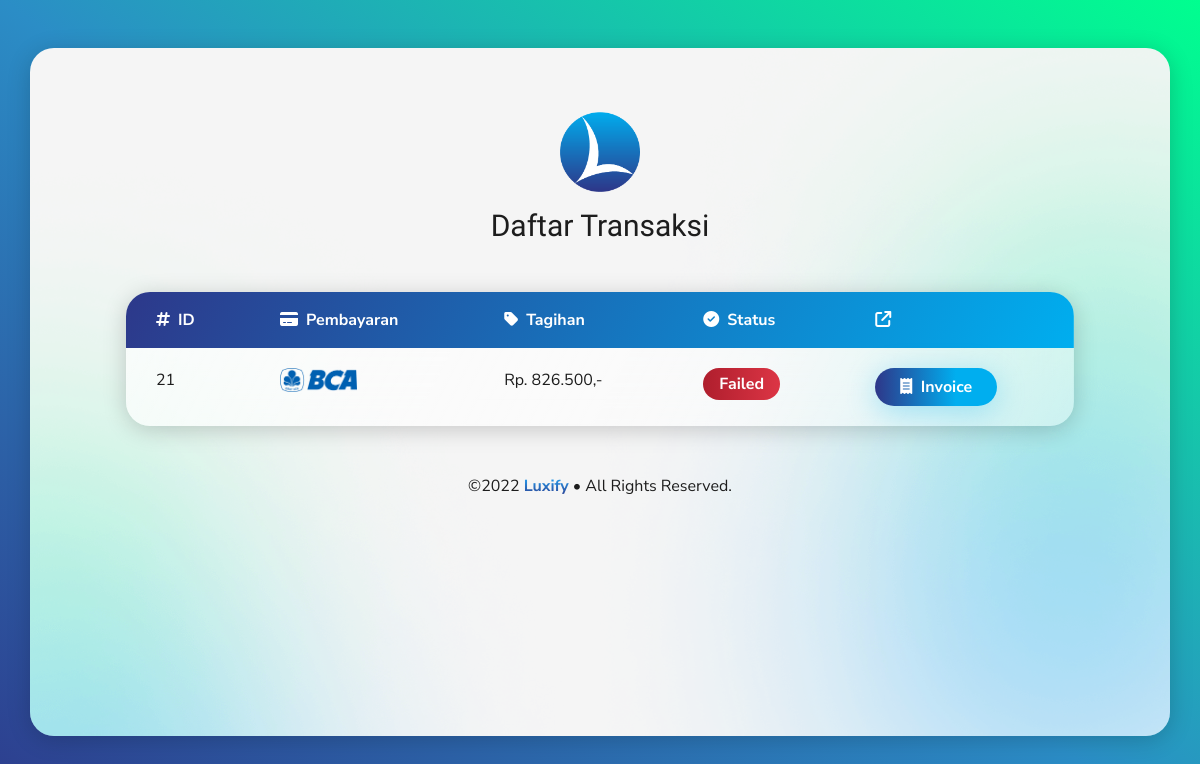
/transactions/index.php (signed in), run on the app's committed database.
### tables this page shows
CREATE TABLE `transactions` (
  `id` bigint(20) NOT NULL,
  `payment` varchar(50) NOT NULL,
  `status` varchar(25) NOT NULL,
  `user_id` bigint(20) NOT NULL,
  `address_id` bigint(20) NOT NULL
);

### transactions/index.php (the view, shortened to what this page needs)
<?php
require_once '../connection.php';
$userid = $_SESSION['id'];
$sql =   "SELECT
            transactions.id AS 'transactionID',
            transactions.payment,
            transactions.status,
            products.price,
            (
               SELECT
                  CASE
                     WHEN carts.weights = '50 ml' THEN (products.price)
                     WHEN carts.weights = '100 ml' THEN (products.price * 2)
                     WHEN carts.weights = '150 ml' THEN (products.price * 3)
                     ELSE 'X'
                  END
            ) AS 'cartPrice',
            carts.weights,
            carts.quantity,
            (
               (
                  SELECT
                     CONVERT(cartPrice, SIGNED)
               ) * carts.quantity
            ) AS 'subTotal',
            carts.product_id,
            products.name,
            SUM(
               (
                  SELECT
                     CONVERT(cartPrice, SIGNED)
               ) * carts.quantity
            ) AS 'totalBeli',
            IF(
               SUM((SELECT CONVERT(cartPrice, SIGNED)) * carts.quantity) > 500000,
               CONVERT((SUM((SELECT CONVERT(cartPrice, SIGNED)) * carts.quantity) - SUM((SELECT CONVERT(cartPrice, SIGNED)) * carts.quantity) * (5/100)), SIGNED),
               CONVERT((SUM((SELECT CONVERT(cartPrice, SIGNED)) * carts.quantity)), SIGNED)
            ) AS 'totalTagihan'
            FROM
               `transactions`
               INNER JOIN `carts` ON transactions.id = carts.transaction_id
               INNER JOIN `products` ON carts.product_id = products.id
            WHERE
               transactions.user_id = $userid
            GROUP BY
               transactionID;
         ";
$result = mysqli_query($conn, $sql);
$rows = [];
while ($row = mysqli_fetch_assoc($result)) {
   $rows[] = $row;
}
?>
<!doctype html>
<html lang="en">
<head>
   <link href="https://cdn.jsdelivr.net/npm/bootstrap@5.2.0-beta1/dist/css/bootstrap.min.css" rel="stylesheet">
   <link rel="stylesheet" href="../styles/main.css">
   <link rel="stylesheet" href="../styles/transaction.css">
</head>
<body>
   <section>
      <div class="container">
         <div class="row main-container my-5 px-0">
            <div class="col-12 daftar-barang-container">
               <a href="../">
                  <img src="../assets/images/luxify-logo.png" alt="" width="80" class="d-block mx-auto my-3">
               </a>
               <h2 class="text-center">Daftar Transaksi</h2>
               <div class="table-responsive-lg my-5">
                  <table class="table table-borderless table-daftar-barang">
                     <thead>
                        <tr>
                           <th><i class="fa-solid fa-hashtag"></i>&ensp;ID</th>
                           <th><i class="fa-solid fa-credit-card"></i>&ensp;Pembayaran</th>
                           <th><i class="fa-solid fa-tag"></i>&ensp;Tagihan</th>
                           <th><i class="fa-solid fa-circle-check"></i>&ensp;Status</th>
                           <th><i class="fa-solid fa-arrow-up-right-from-square"></i></th>
                        </tr>
                     </thead>
                     <tbody>
                        <?php foreach ($rows as $transactions) : ?>
                           <tr>
                              <th><?= $transactions['transactionID']; ?></th>
                              <td>
                                 <?php
                                 if ($transactions['payment'] == 'bca') {
                                    echo '<img src="../assets/images/logo-bank-bca.png" alt="" height="24" class="d-block">';
                                 } else if ($transactions['payment'] == 'mandiri') {
                                    echo '<img src="../assets/images/logo-bank-mandiri.png" alt="" height="24" class="d-block">';
                                 } else if ($transactions['payment'] == 'cod') {
                                    echo '<img src="../assets/images/icon-cod.png" alt="" height="34" class="d-block">';
                                 } else {
                                    echo "-";
                                 }
                                 ?>
                              </td>
                              <td>Rp. <?= number_format($transactions['totalTagihan'], 0, ',', '.'); ?>,-</td>
                              <td>
                                 <div class="status-transaksi bg-status bg-yellow" onload="aturStatus(this, '<?= $transactions['status']; ?>');">
                                    <?= ucwords($transactions['status']); ?>
                                 </div>
                              </td>
                              <td>
                                 <a href="invoice.php?id=<?= $transactions['transactionID']; ?>" class="btn btn-details px-4">
                                    <i class="fa-solid fa-receipt"></i>
                                    &nbsp;Invoice
                                 </a>
                              </td>
                           </tr>
                        <?php endforeach; ?>
                     </tbody>
                  </table>
               </div>
               <div class="copyright text-center">
                  &copy;2022 <span>Luxify</span> &bull; All Rights Reserved.
               </div>
            </div>
         </div>
      </div>
   </section>
</body>
</html>

### styles/main.css (style rules this page uses)
body { background: #F5F5F5 url("../assets/images/bg-blur.png") repeat center top; background-size: cover; color: #1d1d1d; }

### styles/transaction.css (style rules this page uses)
body { background: linear-gradient(to right top, #2D388A 0%, #2B8DC6 50%, #00FF8F 100%); font-family: 'Nunito Sans', sans-serif; min-height: 100vh; }
.main-container { min-height: 86vh; border: 0; border-radius: 24px; box-shadow: 0px 4px 24px -1px rgba(0, 0, 0, 0.2); overflow: hidden; }
h2 { color: #1d1d1d; font-family: 'Maven Pro', sans-serif; font-size: 30px; }
.btn-details { background-image: linear-gradient(to right, #2D388A, #00AEEF, #00AEEF, #2D388A); background-position: left; background-size: 200%; border-radius: 32px; box-shadow: 0 6px 30px 0px rgba(0, 174, 239, 0.3); color: white; font-family: 'Nunito Sans', sans-serif; font-size: 16px; font-weight: 700; transition: all 0.3s ease-in-out; }
.bg-status { width: fit-content; background-color: red; border-radius: 30px; font-weight: bold; padding: 4px 16px; }
.bg-red { background: linear-gradient(to right, #af1e2d, #dc3545); color: white; }
.daftar-barang-container { background: #f5f5f5 url('../assets/images/bg-blur-3.png') repeat-y !important; background-size: cover !important; padding: 48px 96px; }
.table-daftar-barang { box-shadow: 0px 4px 24px -1px rgba(0, 0, 0, 0.2); backdrop-filter: blur(30px); border: 0px !important; border-radius: 24px; border-left: 2px solid rgba(255, 255, 255, 0.4); color: #1d1d1d !important; font-size: 16px; overflow: hidden; }
.table-daftar-barang thead { background-color: rgba(255, 255, 255, .16); }
.table-daftar-barang thead th { padding: 16px 30px 16px !important; }
.table-daftar-barang thead tr { background: linear-gradient(116.86deg, #2D388A 0%, #00AEEF 100%); color: white; }
.table-daftar-barang tbody th, tbody td { font-weight: 400; padding: 20px 30px 20px !important; }
.table-daftar-barang tbody tr:nth-child(odd) { background: linear-gradient(116.86deg, rgba(255, 255, 255, 0.7) 0%, rgba(255, 255, 255, 0.4) 100%); }
.copyright { color: #1d1d1d; }
.copyright span { background: -webkit-linear-gradient(#24afff, #2D388A); -webkit-background-clip: text; -webkit-text-fill-color: transparent; font-weight: bold; }

### data on the page
transactions: id "21", totalTagihan "826.500", status "Failed"
